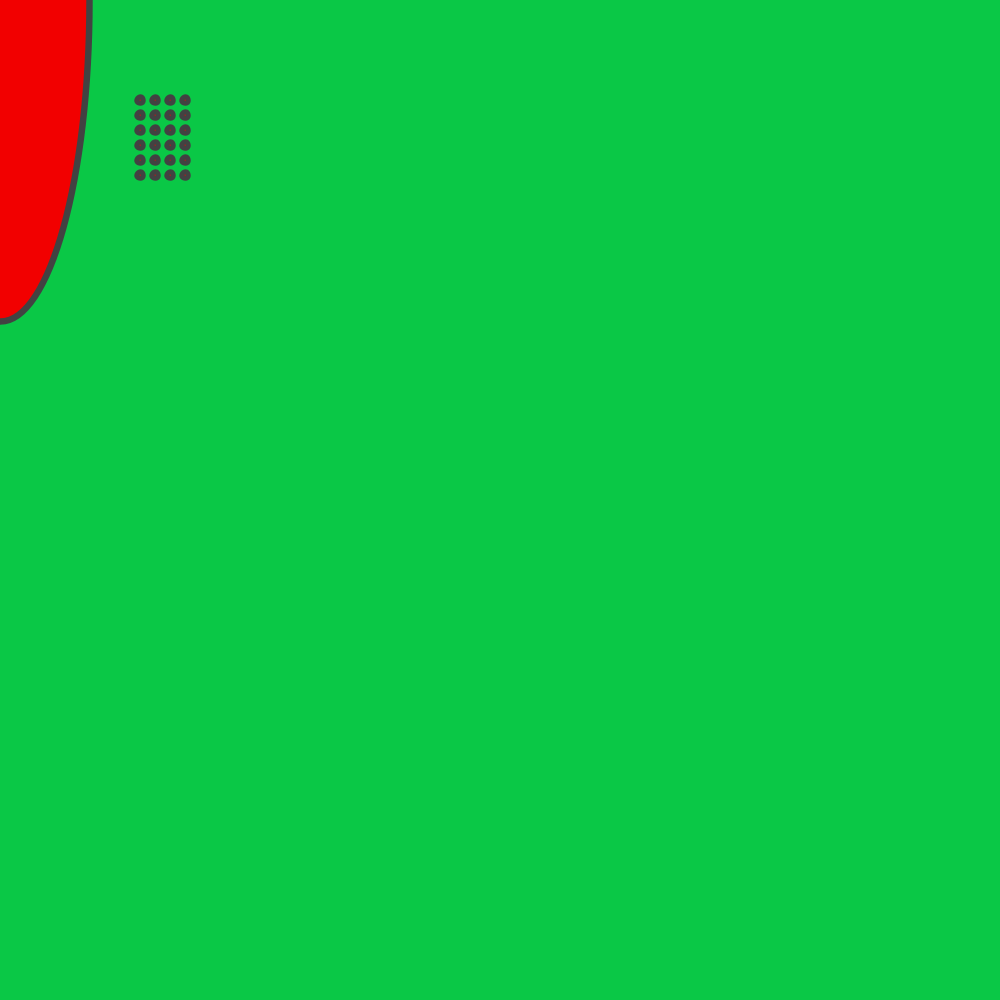
Frame 1 (no input)
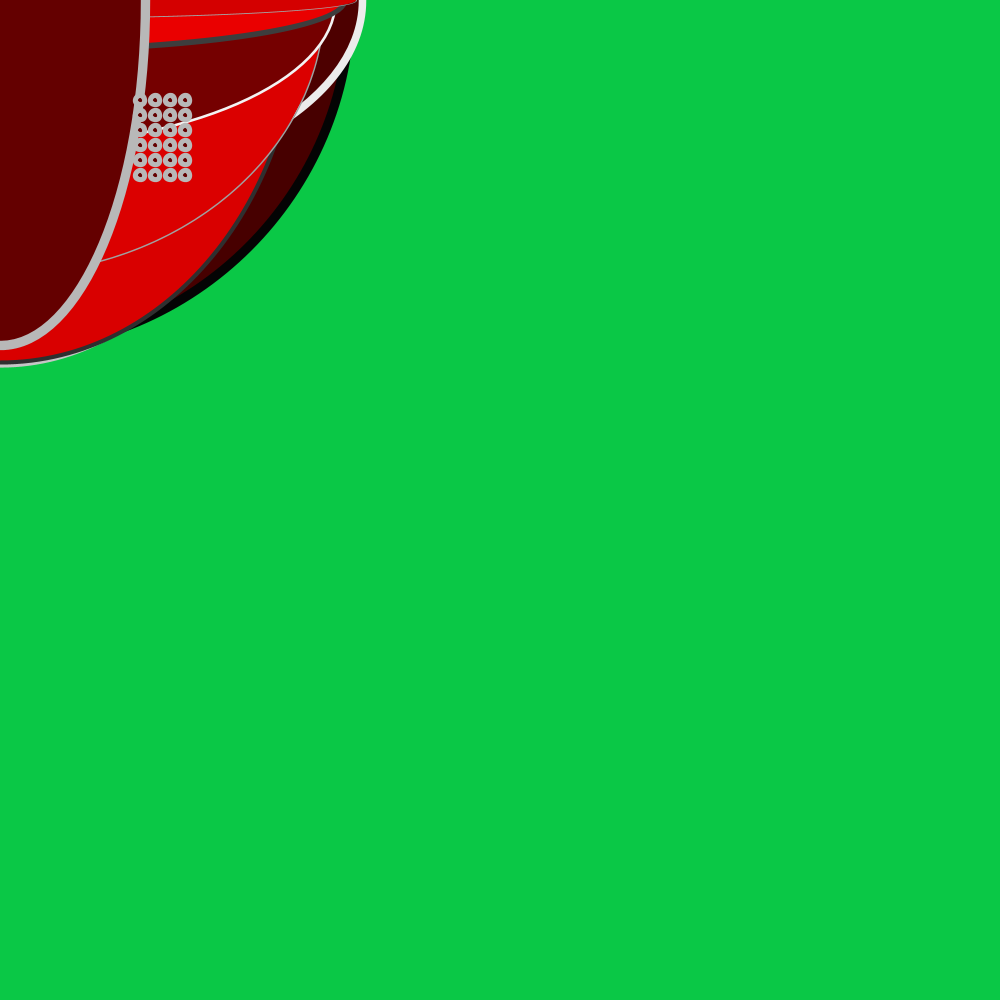
Frame 60 (the mouse pressed at the canvas centre just before this capture)
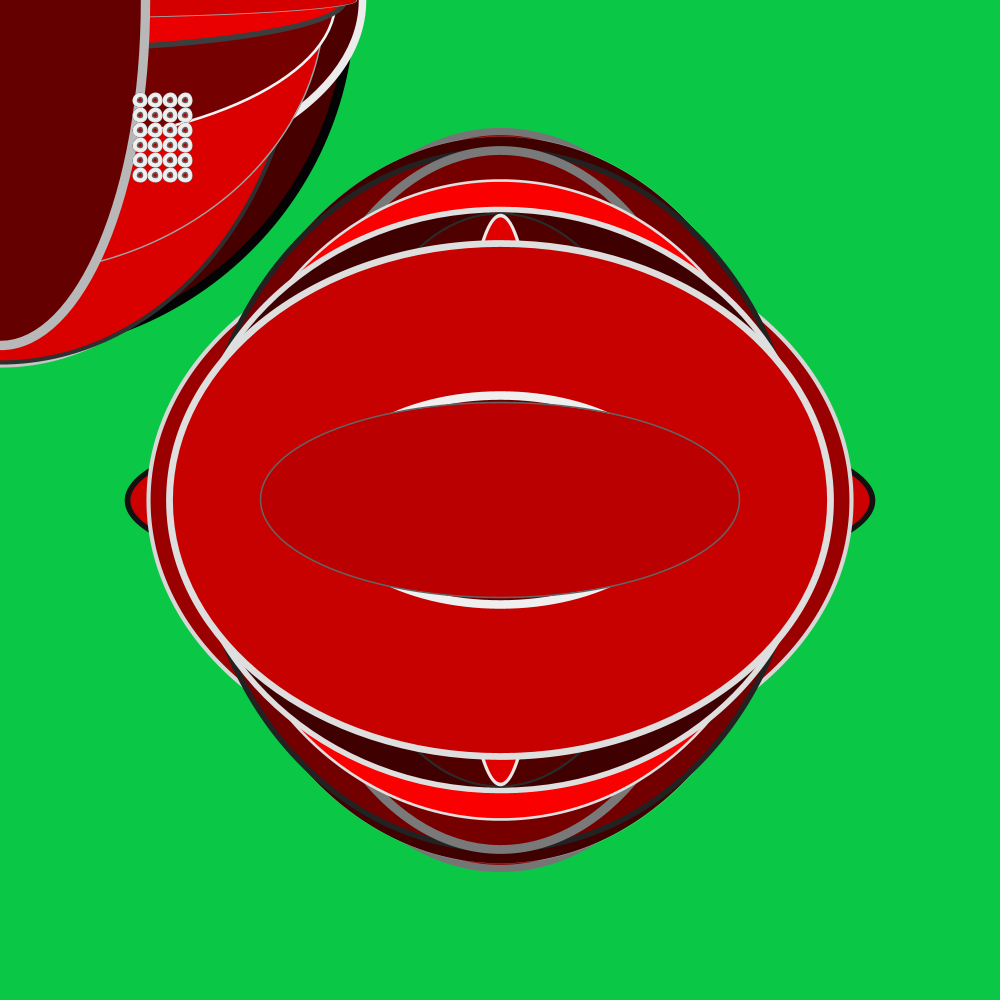
Frame 120 (the mouse held since frame 60 and released just before this capture)

The Processing sketch that drew these frames (run headless with seeded random() and noise(); from frame 60 on, the mouse is pressed at the canvas centre):

// Processing sketch: processing_172747
// ── processing_172747.pde

void setup()
{
  float t=5;
  size(1000,1000);
  background(10,200,70);
}

void draw()
{
  drawRandomEllipse();
  drawGrid();
}

void drawRandomEllipse()
{
  strokeWeight(random(10));
  stroke(random(255));
  fill(random(255),0,0);
  ellipse(mouseY,mouseX,random(750),random(750));
}

void drawGrid()
{
  for (int i = 140; i < 200; i = i+15) 
  {
    for (int j = 100; j < 180; j = j+15) 
    { 
    ellipse(i,j,5,5); 
    }
  }
}
void ellipsewhile()
{
  int t = 5;
  while (t < 80) {
  triangle(30, t, 80, t,30,30);
  t = t + 5;
  }
}  
